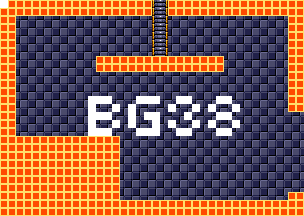

This game map was drawn from its Tiled (.tmx) file and the tilesets committed beside it. A one-line description and the trimmed map source follow:
An orthogonal 38x27 tile map with 8x8 px tiles, 4 tile layers (background, foreground, room numbers, Objects), 15 tilesets.

<map version="1.5" tiledversion="1.7.1" orientation="orthogonal" renderorder="right-down" width="38" height="27" tilewidth="8" tileheight="8" infinite="0" nextlayerid="11" nextobjectid="1">
 <tileset firstgid="1" source="tilesheets/tsKarniMata.tsx" />
 <tileset firstgid="1025" source="tilesheets/tsVoodooWasp.tsx" />
 <tileset firstgid="2049" source="tilesheets/tsBurial.tsx" />
 <tileset firstgid="3073" source="tilesheets/tsBlueTemple.tsx" />
 <tileset firstgid="4097" source="tilesheets/tsGoddess.tsx" />
 <tileset firstgid="5121" source="tilesheets/tsKonark.tsx" />
 <tileset firstgid="6145" name="sEnemies" tilewidth="8" tileheight="8" tilecount="1024" columns="32">
  <image source="../grapx/tilesheets/sObjects.bmp" trans="ff94ff" width="256" height="256" />
 </tileset>
 <tileset firstgid="7169" source="tilesheets/tsIceTemple.tsx" />
 <tileset firstgid="8193" source="tilesheets/tsLavaArea.tsx" />
 <tileset firstgid="9217" source="tilesheets/tsBossArea.tsx" />
 <tileset firstgid="10241" source="tilesheets/tsPegu.tsx" />
 <tileset firstgid="11265" source="tilesheets/sTiwanakuTemple.tsx" />
 <tileset firstgid="12289" source="tilesheets/sIndraTemple.tsx" />
 <tileset firstgid="13313" source="tilesheets/sTeleport.tsx" />
 <tileset firstgid="14337" source="tilesheets/sObjects.tsx" />
 <layer id="2" name="background" width="38" height="27">
  <data>[1026 cells, 1026 non-empty, 2 distinct tile ids]</data>
 </layer>
 <layer id="1" name="foreground" width="38" height="27">
  <data>[1026 cells, 370 non-empty, 3 distinct tile ids]</data>
 </layer>
 <layer id="7" name="room numbers" width="38" height="27">
  <data>[1026 cells, 45 non-empty, 1 distinct tile ids]</data>
 </layer>
 <layer id="10" name="Objects" width="38" height="27">
  <data>[1026 cells, 0 non-empty, 0 distinct tile ids]</data>
 </layer>
</map>
